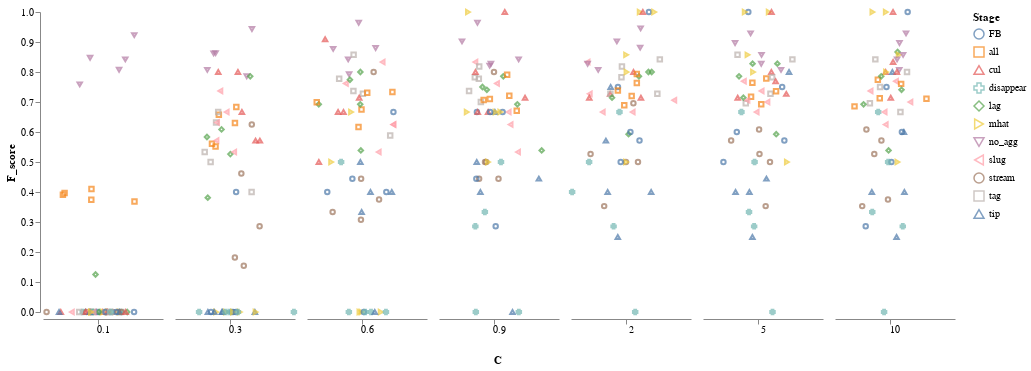
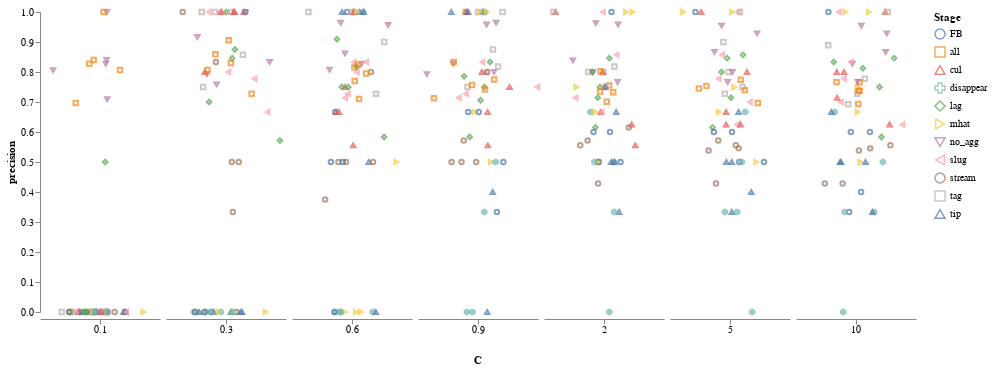
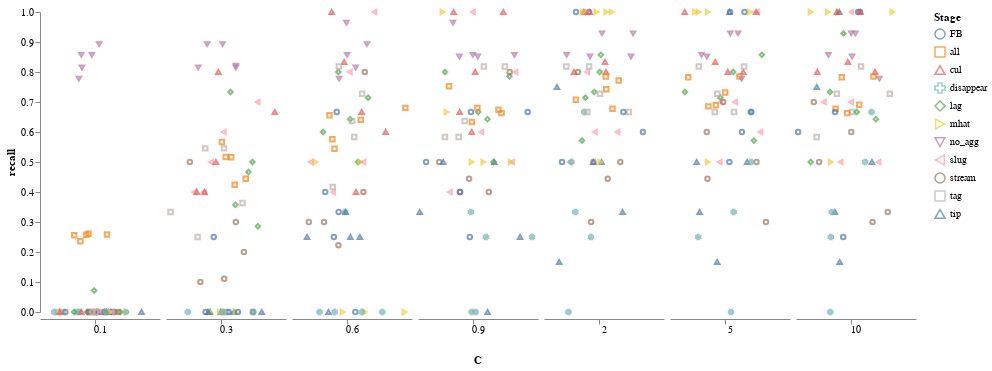
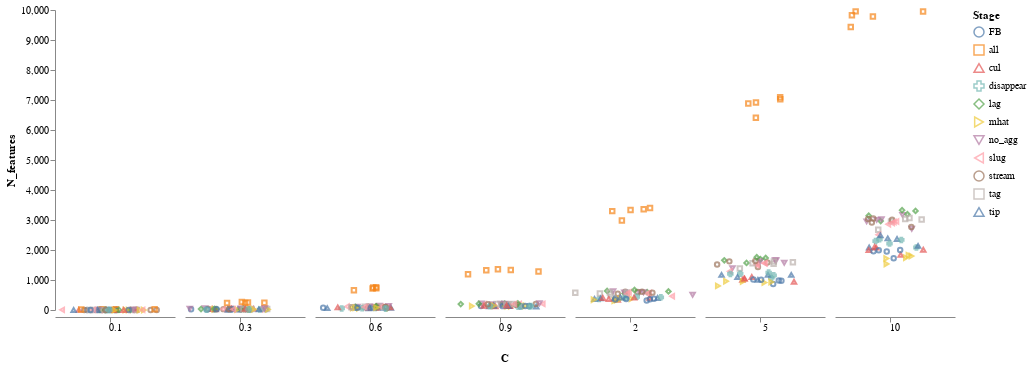

The notebook cell these images were saved under, in order:
### Markdown cell above
### Classifier Binary Relevance with logistic regression

### Code cell
data_binary=loadPickle(pathClassification+'logisticRegressionBinaryRelevance.pkl')
display(scatter_catgory(data_binary['prfs'],'C', 'F_score', 'Stage','Stage'))
display(scatter_catgory(data_binary['prfs'],'C', 'precision', 'Stage','Stage'))
display(scatter_catgory(data_binary['prfs'],'C', 'recall', 'Stage','Stage'))
display(scatter_catgory(data_binary['featsN'],'C', 'N_features','Stage','Stage'))
#display(scatter_catgory(data_binary['rac'],'C', 'roc_auc',title='Micro ROC AUC (across all categories)'))
summary(data_binary['prfs'].query('C ==2'),'F_score',"Stage")

### Figure 1 — Vega-Lite specification as saved in the notebook (floating-point values rounded to 4 significant figures; data arrays with more than 128 entries replaced by an {"elided": "..."} marker saying what was removed)
{"config": {"view": {"continuousWidth": 400, "continuousHeight": 300, "stroke": null}, "facet": {"spacing": 0}}, "data": {"name": "data-b8c06dce48f37b374b49780b13a45d68"}, "mark": {"type": "point", "size": 20}, "encoding": {"color": {"type": "nominal", "field": "Stage"}, "column": {"type": "quantitative", "field": "C", "header": {"labelAlign": "center", "labelAngle": 0, "labelOrient": "bottom", "labelPadding": 10, "titleOrient": "bottom"}}, "shape": {"type": "nominal", "field": "Stage"}, "x": {"type": "quantitative", "axis": {"grid": false, "labels": false, "ticks": true, "values": [0]}, "field": "jitter", "scale": {}, "title": null}, "y": {"type": "quantitative", "axis": {"grid": false}, "field": "F_score"}}, "title": "", "transform": [{"calculate": "sqrt(-2*log(random()))*cos(2*PI*random())", "as": "jitter"}], "width": 120, "$schema": "https://vega.github.io/schema/vega-lite/v4.0.2.json", "datasets": {"data-b8c06dce48f37b374b49780b13a45d68": {"elided": "385 records"}}}

### Figure 2 — Vega-Lite specification as saved in the notebook (floating-point values rounded to 4 significant figures; data arrays with more than 128 entries replaced by an {"elided": "..."} marker saying what was removed)
{"config": {"view": {"continuousWidth": 400, "continuousHeight": 300, "stroke": null}, "facet": {"spacing": 0}}, "data": {"name": "data-b8c06dce48f37b374b49780b13a45d68"}, "mark": {"type": "point", "size": 20}, "encoding": {"color": {"type": "nominal", "field": "Stage"}, "column": {"type": "quantitative", "field": "C", "header": {"labelAlign": "center", "labelAngle": 0, "labelOrient": "bottom", "labelPadding": 10, "titleOrient": "bottom"}}, "shape": {"type": "nominal", "field": "Stage"}, "x": {"type": "quantitative", "axis": {"grid": false, "labels": false, "ticks": true, "values": [0]}, "field": "jitter", "scale": {}, "title": null}, "y": {"type": "quantitative", "axis": {"grid": false}, "field": "precision"}}, "title": "", "transform": [{"calculate": "sqrt(-2*log(random()))*cos(2*PI*random())", "as": "jitter"}], "width": 120, "$schema": "https://vega.github.io/schema/vega-lite/v4.0.2.json", "datasets": {"data-b8c06dce48f37b374b49780b13a45d68": {"elided": "385 records"}}}

### Figure 3 — Vega-Lite specification as saved in the notebook (floating-point values rounded to 4 significant figures; data arrays with more than 128 entries replaced by an {"elided": "..."} marker saying what was removed)
{"config": {"view": {"continuousWidth": 400, "continuousHeight": 300, "stroke": null}, "facet": {"spacing": 0}}, "data": {"name": "data-b8c06dce48f37b374b49780b13a45d68"}, "mark": {"type": "point", "size": 20}, "encoding": {"color": {"type": "nominal", "field": "Stage"}, "column": {"type": "quantitative", "field": "C", "header": {"labelAlign": "center", "labelAngle": 0, "labelOrient": "bottom", "labelPadding": 10, "titleOrient": "bottom"}}, "shape": {"type": "nominal", "field": "Stage"}, "x": {"type": "quantitative", "axis": {"grid": false, "labels": false, "ticks": true, "values": [0]}, "field": "jitter", "scale": {}, "title": null}, "y": {"type": "quantitative", "axis": {"grid": false}, "field": "recall"}}, "title": "", "transform": [{"calculate": "sqrt(-2*log(random()))*cos(2*PI*random())", "as": "jitter"}], "width": 120, "$schema": "https://vega.github.io/schema/vega-lite/v4.0.2.json", "datasets": {"data-b8c06dce48f37b374b49780b13a45d68": {"elided": "385 records"}}}

### Figure 4 — Vega-Lite specification as saved in the notebook (floating-point values rounded to 4 significant figures; data arrays with more than 128 entries replaced by an {"elided": "..."} marker saying what was removed)
{"config": {"view": {"continuousWidth": 400, "continuousHeight": 300, "stroke": null}, "facet": {"spacing": 0}}, "data": {"name": "data-1c420a28d7e1f19d80f389a673708394"}, "mark": {"type": "point", "size": 20}, "encoding": {"color": {"type": "nominal", "field": "Stage"}, "column": {"type": "quantitative", "field": "C", "header": {"labelAlign": "center", "labelAngle": 0, "labelOrient": "bottom", "labelPadding": 10, "titleOrient": "bottom"}}, "shape": {"type": "nominal", "field": "Stage"}, "x": {"type": "quantitative", "axis": {"grid": false, "labels": false, "ticks": true, "values": [0]}, "field": "jitter", "scale": {}, "title": null}, "y": {"type": "quantitative", "axis": {"grid": false}, "field": "N_features"}}, "title": "", "transform": [{"calculate": "sqrt(-2*log(random()))*cos(2*PI*random())", "as": "jitter"}], "width": 120, "$schema": "https://vega.github.io/schema/vega-lite/v4.0.2.json", "datasets": {"data-1c420a28d7e1f19d80f389a673708394": {"elided": "385 records"}}}
